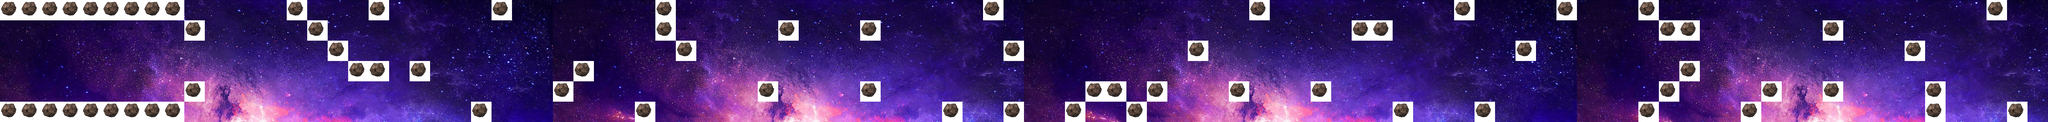

Below is a game level as drawn by its tile map, then a one-line description and the .tmx file that defines it, in full:
An orthogonal 100x6 tile map with 70x70 px tiles, 2 tile layers (backgroundLayer, blockedLayer), 4 tilesets.

<map version="1.0" orientation="orthogonal" renderorder="right-down" width="100" height="6" tilewidth="70" tileheight="70" nextobjectid="19">
 <tileset firstgid="1" name="tiles_spritesheet" tilewidth="70" tileheight="70" spacing="2" tilecount="143">
  <image source="../images/tiles_spritesheet.png" width="790" height="934" />
  <terraintypes>
   <terrain name="New Terrain" tile="0" />
  </terraintypes>
 </tileset>
 <tileset firstgid="144" name="bgTiles" tilewidth="70" tileheight="70" tilecount="405">
  <image source="../images/game_bg.jpg" width="1920" height="1080" />
 </tileset>
 <tileset firstgid="549" name="bgTilesFlipped" tilewidth="70" tileheight="70" tilecount="405">
  <image source="../images/game_bgFlipped.jpg" width="1920" height="1080" />
 </tileset>
 <tileset firstgid="954" name="roids" tilewidth="70" tileheight="70" tilecount="4">
  <image source="../images/asteroid - Copy.png" width="169" height="172" />
 </tileset>
 <layer name="backgroundLayer" width="100" height="6">
  <data encoding="csv">
144,145,146,147,148,149,150,151,152,153,154,155,156,157,158,159,160,161,162,163,164,165,166,167,168,169,170,549,550,551,552,553,554,555,556,557,558,559,560,561,562,563,564,565,566,567,568,569,570,571,144,145,146,147,148,149,150,151,152,153,154,155,156,157,158,159,160,161,162,163,164,165,166,167,168,169,170,549,550,551,552,553,554,555,556,557,558,559,560,561,562,563,564,565,566,567,568,569,570,571,
171,172,173,174,175,176,177,178,179,180,181,182,183,184,185,186,187,188,189,190,191,192,193,194,195,196,197,576,577,578,579,580,581,582,583,584,585,586,587,588,589,590,591,592,593,594,595,596,597,598,171,172,173,174,175,176,177,178,179,180,181,182,183,184,185,186,187,188,189,190,191,192,193,194,195,196,197,576,577,578,579,580,581,582,583,584,585,586,587,588,589,590,591,592,593,594,595,596,597,598,
198,199,200,201,202,203,204,205,206,207,208,209,210,211,212,213,214,215,216,217,218,219,220,221,222,223,224,603,604,605,606,607,608,609,610,611,612,613,614,615,616,617,618,619,620,621,622,623,624,625,198,199,200,201,202,203,204,205,206,207,208,209,210,211,212,213,214,215,216,217,218,219,220,221,222,223,224,603,604,605,606,607,608,609,610,611,612,613,614,615,616,617,618,619,620,621,622,623,624,625,
225,226,227,228,229,230,231,232,233,234,235,236,237,238,239,240,241,242,243,244,245,246,247,248,249,250,251,630,631,632,633,634,635,636,637,638,639,640,641,642,643,644,645,646,647,648,649,650,651,652,225,226,227,228,229,230,231,232,233,234,235,236,237,238,239,240,241,242,243,244,245,246,247,248,249,250,251,630,631,632,633,634,635,636,637,638,639,640,641,642,643,644,645,646,647,648,649,650,651,652,
252,253,254,255,256,257,258,259,260,261,262,263,264,265,266,267,268,269,270,271,272,273,274,275,276,277,278,657,658,659,660,661,662,663,664,665,666,667,668,669,670,671,672,673,674,675,676,677,678,679,252,253,254,255,256,257,258,259,260,261,262,263,264,265,266,267,268,269,270,271,272,273,274,275,276,277,278,657,658,659,660,661,662,663,664,665,666,667,668,669,670,671,672,673,674,675,676,677,678,679,
279,280,281,282,283,284,285,286,287,288,289,290,291,292,293,294,295,296,297,298,299,300,301,302,303,304,305,684,685,686,687,688,689,690,691,692,693,694,695,696,697,698,699,700,701,702,703,704,705,706,279,280,281,282,283,284,285,286,287,288,289,290,291,292,293,294,295,296,297,298,299,300,301,302,303,304,305,684,685,686,687,688,689,690,691,692,693,694,695,696,697,698,699,700,701,702,703,704,705,706
</data>
 </layer>
 <layer name="blockedLayer" width="100" height="6">
  <data encoding="csv">
954,954,954,954,954,954,954,954,954,0,0,0,0,0,954,0,0,0,954,0,0,0,0,0,954,0,0,0,0,0,0,0,954,0,0,0,0,0,0,0,0,0,0,0,0,0,0,0,954,0,0,0,0,0,0,0,0,0,0,0,0,954,0,0,0,0,0,0,0,0,0,954,0,0,0,0,954,0,0,0,954,0,0,0,0,0,0,0,0,0,0,0,0,0,0,0,0,954,0,0,
0,0,0,0,0,0,0,0,0,954,0,0,0,0,0,954,0,0,0,0,0,0,0,0,0,0,0,0,0,0,0,0,954,0,0,0,0,0,954,0,0,0,954,0,0,0,0,0,0,0,0,0,0,0,0,0,0,0,0,0,0,0,0,0,0,0,954,954,0,0,0,0,0,0,0,0,0,0,0,0,0,954,954,0,0,0,0,0,0,954,0,0,0,0,0,0,0,0,0,0,
0,0,0,0,0,0,0,0,0,0,0,0,0,0,0,0,954,0,0,0,0,0,0,0,0,0,0,0,0,0,0,0,0,954,0,0,0,0,0,0,0,0,0,0,0,0,0,0,0,954,0,0,0,0,0,0,0,0,954,0,0,0,0,0,0,0,0,0,0,0,0,0,0,0,954,0,0,0,0,0,0,0,0,0,0,0,0,0,0,0,0,0,0,954,0,0,0,0,0,0,
0,0,0,0,0,0,0,0,0,0,0,0,0,0,0,0,0,954,954,0,954,0,0,0,0,0,0,0,954,0,0,0,0,0,0,0,0,0,0,0,0,0,0,0,0,0,0,0,0,0,0,0,0,0,0,0,0,0,0,0,0,0,0,0,0,0,0,0,0,0,0,0,0,0,0,0,0,0,0,0,0,0,954,0,0,0,0,0,0,0,0,0,0,0,0,0,0,0,0,0,
0,0,0,0,0,0,0,0,0,954,0,0,0,0,0,0,0,0,0,0,0,0,0,0,0,0,0,954,0,0,0,0,0,0,0,0,0,954,0,0,0,0,954,0,0,0,0,0,0,0,0,0,0,954,954,0,954,0,0,0,954,0,0,0,954,0,0,0,0,0,0,0,0,0,0,0,0,0,0,0,0,954,0,0,0,0,954,0,0,954,0,0,0,0,954,0,0,0,0,0,
954,954,954,954,954,954,954,954,954,0,0,0,0,0,0,0,0,0,0,0,0,0,0,954,0,0,0,0,0,0,0,954,0,0,0,0,0,0,0,0,0,0,0,0,0,0,954,0,0,954,0,0,954,0,0,954,0,0,0,0,0,0,0,0,0,0,0,0,954,0,0,0,954,0,0,0,0,0,0,0,954,0,0,0,0,954,0,0,0,0,0,0,0,0,954,0,0,0,954,0
</data>
 </layer>
 <objectgroup name="objectsLayer" />
</map>
